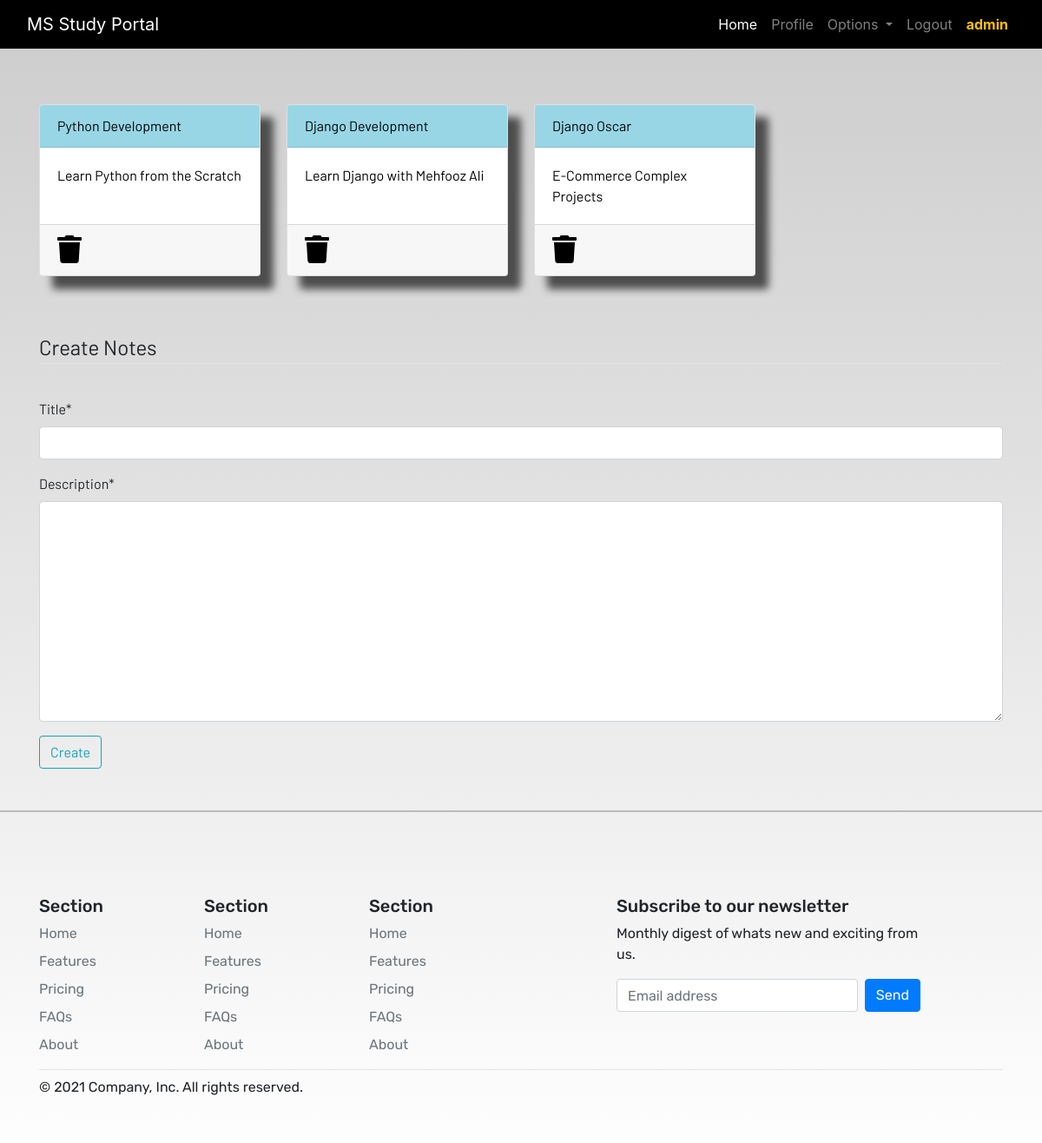
Screenshot of /notes/ (signed in) with the database file from the repository.
### dashboard/models.py (models this page shows, shortened)
class Note(models.Model):
    user = models.ForeignKey(User, on_delete=models.CASCADE)
    title = models.CharField(max_length=200)
    description = models.TextField()

### dashboard/views.py (the view)
# urls.py: path('notes/', views.notes, name='notes'),
@login_required
def notes(request):
    notes = Note.objects.filter(user=request.user)
    if request.method=='POST':
        form = NoteForm(request.POST)
        if form.is_valid():
            title = form.cleaned_data['title']
            description = form.cleaned_data['description']
            c = Note(user=request.user, title=title, description=description)
            c.save()
            messages.success(request, f'''Notes added from '{request.user}' successfully!''')
    else:
        form = NoteForm()
    context = {
        'notes':notes, 'form' : form}
    return render(request, 'dashboard/notes.html', context)

### dashboard/forms.py
class NoteForm(forms.ModelForm):
    class Meta:
        model = Note
        fields = ("title","description")

### dashboard/templates/dashboard/notes.html (shortened to what this page needs)
{% extends 'dashboard/base.html' %}
{% load static %}
{% load crispy_forms_tags %}
{% block content %}
<div class="container">
    <div class="row">
        {% for note in notes %}
            <div class="col-md-3 my-3">
                <a href="{% url 'notes-details' note.id %}">
                    <div class="card">
                        <div class="card-header">{{note.title}}</div>
                        <div class="card-body">{{note.description|slice:'0:100'}}</div>
                        <div class="card-footer mt-auto "><a href="{% url 'delete_note' note.id %}">
                            <i class="fa fa-trash fa-2x"></i></a>
                        </div>
                    </div>
                </a>
            </div>
        {% endfor %}
        <br><br>
    </div>
</div>
<br><br>
<div class="container">
    <form method="POST">
        <fieldset class="form-group">
            <legend class="border-bottom mb-4">Create Notes</legend>
        </fieldset>
        <div class="form-group">
            {{form|crispy}}
            <button class="btn btn-outline-info" type="submit">Create</button>
        </div>
    </form>
</div>
{% endblock content %}

### dashboard/templates/dashboard/base.html (shortened to what this page needs)
<!DOCTYPE html>
{% load static %}
<html lang="en">
<head>
  <link href="https://cdn.jsdelivr.net/npm/bootstrap@5.1.3/dist/css/bootstrap.min.css" rel="stylesheet">
  <link rel="stylesheet" href="https://stackpath.bootstrapcdn.com/bootstrap/4.3.1/css/bootstrap.min.css"
 />
  <link rel="stylesheet" href="https://use.fontawesome.com/releases/v5.7.2/css/all.css"
 />
  <link rel="stylesheet" href="{% static 'css/main.css' %}" />
</head>
<body>
  <header>
    <nav class="navbar navbar-expand-lg navbar-dark bg-dark">
      <div class="container-fluid">
        <a class="navbar-brand" href="/">MS Study Portal</a>
        <div class="collapse navbar-collapse justify-content-end" id="navbarSupportedContent">
          <ul class="navbar-nav mb-2 mb-lg-0">
            <li class="nav-item">
              <a class="nav-link active" aria-current="page" href="/">Home</a>
            </li>
            {% if request.user.is_authenticated %}
              <li class="nav-item">
                <a class="nav-link" href="{% url 'profile' %}">Profile</a>
              </li>
            {% endif %}
            <li class="nav-item dropdown">
              <a class="nav-link dropdown-toggle" href="#" id="navbarDropdown" role="button" data-toggle="dropdown"
                aria-haspopup="true" aria-expanded="false">
                Options
              </a>
            </li>
            {% if request.user.is_authenticated %}
              <li class="nav-item">
                <a class="nav-link" href="{% url 'logout' %}">Logout</a>
              </li>
              <li class="nav-item">
                <a class="nav-link text-warning"><b>{{user.username}}</b></a>
              </li>
              {% endif %}
          </ul>
        </div>
      </div>
    </nav>
  </header>
  <br /><br />
  <main>
    {% block content %}
    {% endblock content %}
    <div class="b-example-divider my-5">
      <hr>
    </div>
<div class="container">
  <footer class="py-5">
    <div class="row">
      <div class="col-2">
        <h5>Section</h5>
        <ul class="nav flex-column">
          <li class="nav-item mb-2"><a href="#" class="nav-link p-0 text-muted">Home</a></li>
          <li class="nav-item mb-2"><a href="#" class="nav-link p-0 text-muted">Features</a></li>
          <li class="nav-item mb-2"><a href="#" class="nav-link p-0 text-muted">Pricing</a></li>
          <li class="nav-item mb-2"><a href="#" class="nav-link p-0 text-muted">FAQs</a></li>
          <li class="nav-item mb-2"><a href="#" class="nav-link p-0 text-muted">About</a></li>
        </ul>
      </div>
      <div class="col-2">
        <h5>Section</h5>
        <ul class="nav flex-column">
          <li class="nav-item mb-2"><a href="#" class="nav-link p-0 text-muted">Home</a></li>
          <li class="nav-item mb-2"><a href="#" class="nav-link p-0 text-muted">Features</a></li>
          <li class="nav-item mb-2"><a href="#" class="nav-link p-0 text-muted">Pricing</a></li>
          <li class="nav-item mb-2"><a href="#" class="nav-link p-0 text-muted">FAQs</a></li>
          <li class="nav-item mb-2"><a href="#" class="nav-link p-0 text-muted">About</a></li>
        </ul>
      </div>
      <div class="col-2">
        <h5>Section</h5>
        <ul class="nav flex-column">
          <li class="nav-item mb-2"><a href="#" class="nav-link p-0 text-muted">Home</a></li>
          <li class="nav-item mb-2"><a href="#" class="nav-link p-0 text-muted">Features</a></li>
          <li class="nav-item mb-2"><a href="#" class="nav-link p-0 text-muted">Pricing</a></li>
          <li class="nav-item mb-2"><a href="#" class="nav-link p-0 text-muted">FAQs</a></li>
          <li class="nav-item mb-2"><a href="#" class="nav-link p-0 text-muted">About</a></li>
        </ul>
      </div>
      <div class="col-4 offset-1">
        <form>
          <h5>Subscribe to our newsletter</h5>
          <p>Monthly digest of whats new and exciting from us.</p>
          <div class="d-flex w-100 gap-2">
            <input id="newsletter1" type="text" class="form-control" placeholder="Email address">
            <button class="btn btn-primary" type="button">Send</button>
          </div>
        </form>
      </div>
    </div>
    <div class="d-flex justify-content-between py-2 my-2 border-top">
      <p>&copy; 2021 Company, Inc. All rights reserved.</p>
      <ul class="list-unstyled d-flex">
        <li class="ms-3"><a class="link-dark" href="#"><svg class="bi" width="24" height="24"><use xlink:href="#twitter"/></svg></a></li>
        <li class="ms-3"><a class="link-dark" href="#"><svg class="bi" width="24" height="24"><use xlink:href="#instagram"/></svg></a></li>
        <li class="ms-3"><a class="link-dark" href="#"><svg class="bi" width="24" height="24"><use xlink:href="#facebook"/></svg></a></li>
      </ul>
    </div>
  </footer>
</div>
  </main>
</body>
</html>

### static/css/main.css (style rules this page uses)
html { scroll-behavior: smooth; height: 100%; width: 100%; }
main { font-family: Barlow, Quicksand, Rubik, sans-serif, serif, 'Times New Roman', Times, serif !important; }
footer { font-family: Rubik, sans-serif, serif, 'Times New Roman', Times, serif; }
.navbar { background-color: rgb(0, 0, 0) !important; }
.card { box-shadow: 15px 15px 10px rgb(78, 77, 77); }
a { text-decoration: none !important; color: black; }
.card-header { color: black !important; background: rgb(152, 214, 230) !important; transition: 0.3s ease-in; }
html, body { max-width: 100%; overflow-x: hidden; height: 100%; width: 100%; }
body { background: linear-gradient(rgba(0, 0, 0, 0.2), rgba(255, 255, 255, 0.5)); overflow-x: hidden; background-repeat: no-repeat; }
.card-header { background-color: rgb(133, 204, 231); }
.col-md-3 .card { width: 100%; height: 100%; }
.fa { color: black; }

### rows the page displays
Note: title "Python Development", description "Learn Python from the Scratch"
Note: title "Django Development", description "Learn Django with Mehfooz Ali"
Note: title "Django Oscar", description "E-Commerce Complex Projects"

### other values shown
{{ user.username }} "admin"
